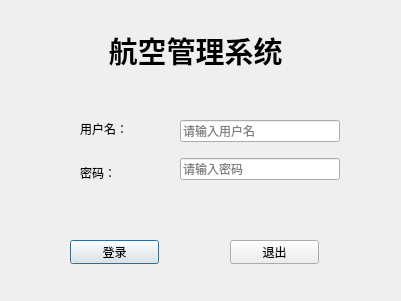
<?xml version="1.0" encoding="UTF-8"?>
<ui version="4.0">
 <class>LoginDialog</class>
 <widget class="QDialog" name="LoginDialog">
  <property name="geometry">
   <rect>
    <x>0</x>
    <y>0</y>
    <width>401</width>
    <height>301</height>
   </rect>
  </property>
  <property name="windowTitle">
   <string>Ahu#的登录界面</string>
  </property>
  <widget class="QPushButton" name="loginBtn">
   <property name="geometry">
    <rect>
     <x>70</x>
     <y>240</y>
     <width>89</width>
     <height>24</height>
    </rect>
   </property>
   <property name="text">
    <string>登录</string>
   </property>
  </widget>
  <widget class="QPushButton" name="exitBtn">
   <property name="geometry">
    <rect>
     <x>230</x>
     <y>240</y>
     <width>89</width>
     <height>24</height>
    </rect>
   </property>
   <property name="text">
    <string>退出</string>
   </property>
  </widget>
  <widget class="QLabel" name="label">
   <property name="geometry">
    <rect>
     <x>30</x>
     <y>20</y>
     <width>331</width>
     <height>61</height>
    </rect>
   </property>
   <property name="font">
    <font>
     <pointsize>22</pointsize>
     <weight>75</weight>
     <italic>false</italic>
     <bold>true</bold>
    </font>
   </property>
   <property name="text">
    <string>航空管理系统</string>
   </property>
   <property name="alignment">
    <set>Qt::AlignCenter</set>
   </property>
  </widget>
  <widget class="QWidget" name="verticalLayoutWidget">
   <property name="geometry">
    <rect>
     <x>80</x>
     <y>110</y>
     <width>62</width>
     <height>81</height>
    </rect>
   </property>
   <layout class="QVBoxLayout" name="verticalLayout">
    <item>
     <widget class="QLabel" name="username">
      <property name="text">
       <string>用户名：</string>
      </property>
     </widget>
    </item>
    <item>
     <widget class="QLabel" name="password">
      <property name="text">
       <string>密码：</string>
      </property>
     </widget>
    </item>
   </layout>
  </widget>
  <widget class="QWidget" name="verticalLayoutWidget_2">
   <property name="geometry">
    <rect>
     <x>180</x>
     <y>110</y>
     <width>160</width>
     <height>80</height>
    </rect>
   </property>
   <layout class="QVBoxLayout" name="verticalLayout_2">
    <item>
     <widget class="QLineEdit" name="usrLineEdit">
      <property name="placeholderText">
       <string>请输入用户名</string>
      </property>
     </widget>
    </item>
    <item>
     <widget class="QLineEdit" name="pwdLineEdit">
      <property name="echoMode">
       <enum>QLineEdit::Password</enum>
      </property>
      <property name="placeholderText">
       <string>请输入密码</string>
      </property>
     </widget>
    </item>
   </layout>
  </widget>
 </widget>
 <resources/>
 <connections/>
</ui>
